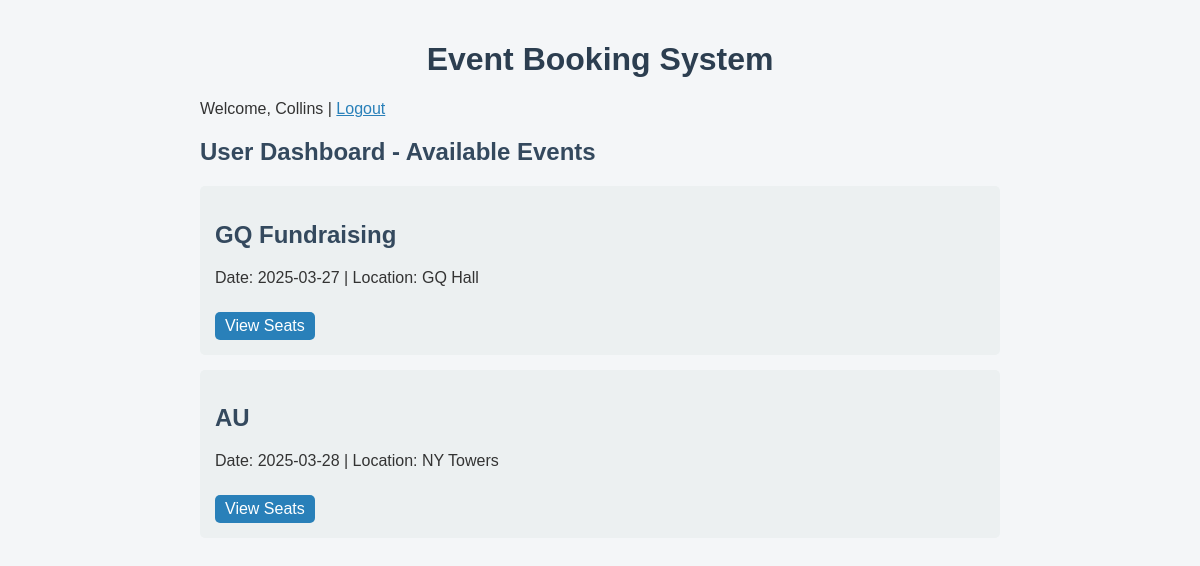
Page /index.php (signed in) on the committed database.
### tables this page shows
CREATE TABLE `events` (
  `id` int(11) NOT NULL,
  `name` varchar(255) DEFAULT NULL,
  `date` date DEFAULT NULL,
  `location` varchar(255) DEFAULT NULL
);

### index.php (the view, shortened to what this page needs)
<?php
$conn = new mysqli("localhost", "root", "", "event_booking");
?>
<!DOCTYPE html>
<html lang="en">
<head>
</head>
<body>
    <h1>Event Booking System</h1>
    <?php if (!isset($_SESSION['user'])) : ?>
        <h2>Register</h2>
        <?php if (isset($message)) echo "<p style='color:red;'>$message</p>"; ?>
        <form method="post">
            <input type="hidden" name="action" value="register">
            <input type="text" name="username" placeholder="Username" required><br>
            <input type="text" name="email" placeholder="Email" required><br>
            <input type="password" name="password" placeholder="Password" required><br>
            <select name="role" required>
                <option value="user">User</option>
            </select><br>
            <button type="submit">Register</button>
        </form>
        <h2>Login</h2>
        <form method="post">
            <input type="hidden" name="action" value="login">
            <input type="text" name="username" placeholder="Username" required><br>
            <input type="password" name="password" placeholder="Password" required><br>
            <button type="submit">Login</button>
        </form>
    <?php else : ?>
        <p>Welcome, <?php echo $_SESSION['user']['username']; ?> | <a href="?logout=1">Logout</a></p>
        <?php if ($_SESSION['user']['role'] == 'admin') : ?>
            <h2>Admin Panel - Add Event</h2>
            <form method="post">
                <input type="hidden" name="action" value="add_event">
                <input type="text" name="name" placeholder="Event Name" required><br>
                <input type="date" name="date" required><br>
                <input type="text" name="location" placeholder="Location" required><br>
                <input type="number" name="seats" placeholder="Number of Seats" required><br>
                <button type="submit">Create Event</button>
            </form>
            <h3>Current Events</h3>
            <?php
            $events = $conn->query("SELECT * FROM events");
            while ($ev = $events->fetch_assoc()) {
                $event_id = $ev['id'];
                $seat_count = $conn->query("SELECT COUNT(*) as available FROM seats WHERE event_id=$event_id AND is_booked=0")->fetch_assoc();
                echo "<p>{$ev['name']} - {$ev['date']} at {$ev['location']} | Available Seats: {$seat_count['available']}</p>";
            }
            ?>
            <h2>User Management</h2>
<?php
if (isset($_POST['delete_user'])) {
    $user_id = (int) $_POST['user_id'];
    $conn->query("DELETE FROM users WHERE id=$user_id");
    echo "<p>User ID {$user_id} deleted.</p>";
}
?>
<table class="user-table">
    <thead>
        <tr>
            <th>ID</th>
            <th>Username</th>
            <th>Email</th>
            <th>Role</th>
            <th>Actions</th>
        </tr>
    </thead>
    <tbody>
        <?php
        $users = $conn->query("SELECT id, username, email, role FROM users");
        while ($user = $users->fetch_assoc()) {
            echo "<tr>";
            echo "<td>{$user['id']}</td>";
            echo "<td>{$user['username']}</td>";
            echo "<td>{$user['email']}</td>";
            echo "<td>{$user['role']}</td>";
            echo "<td>
                    <form method='post' style='display:inline;'>
                        <input type='hidden' name='user_id' value='{$user['id']}'>
                        <button type='submit' name='delete_user' class='cancel' onclick=\"return confirm('Are you sure you want to delete this user?')\">Delete</button>
                    </form>
                  </td>";
            echo "</tr>";
        }
        ?>
    </tbody>
</table>
        <?php else : ?>
            <h2>User Dashboard - Available Events</h2>
            <?php
            $events = $conn->query("SELECT * FROM events");
            while ($event = $events->fetch_assoc()) :
            ?>
                <div class="event">
                    <h2><?php echo $event['name']; ?></h2>
                    <p>Date: <?php echo $event['date']; ?> | Location: <?php echo $event['location']; ?></p>
                    <a href="index.php?event_id=<?php echo $event['id']; ?>">View Seats</a>
                </div>
            <?php endwhile; ?>
        <?php endif; ?>
    <?php endif; ?>
</body>
</html>

### index.php (style rules this page uses)
body { font-family: Arial, sans-serif; background: #f4f6f8; color: #333; padding: 20px; max-width: 800px; margin: 0 auto; }
h1 { text-align: center; color: #2c3e50; }
h2, h3, h4 { color: #34495e; }
.event { background: #ecf0f1; padding: 15px; border-radius: 5px; margin-bottom: 15px; }
.event a { display: inline-block; margin-top: 10px; background: #2980b9; color: #fff; padding: 5px 10px; border-radius: 5px; text-decoration: none; }
p { margin-bottom: 15px; }
a { color: #2980b9; }

### rows in the picture
events: name "GQ Fundraising", date "2025-03-27", location "GQ Hall"
events: name "AU", date "2025-03-28", location "NY Towers"

### other values in the picture
$_SESSION['user']['username'] "Collins"
